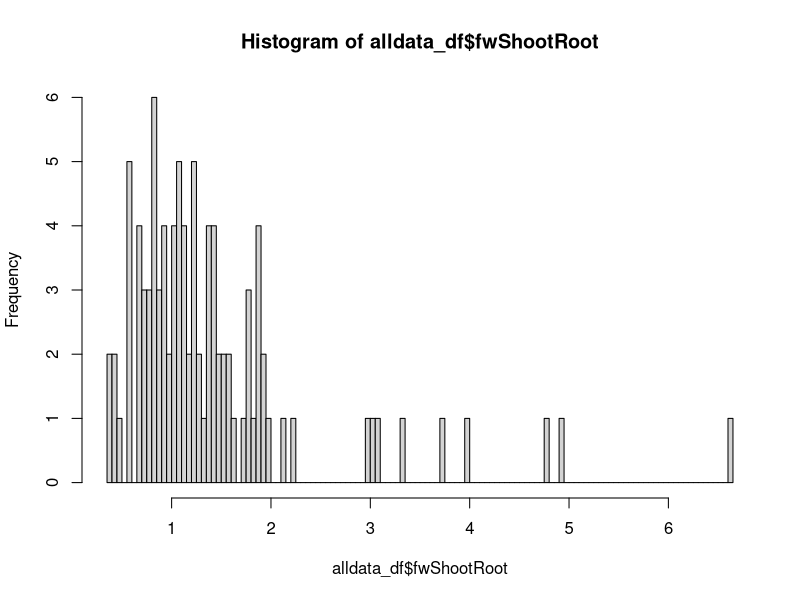
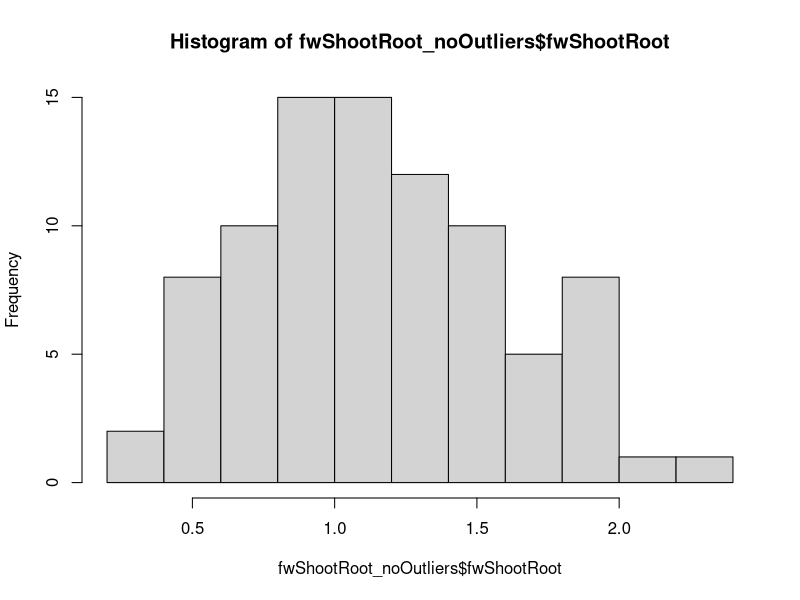
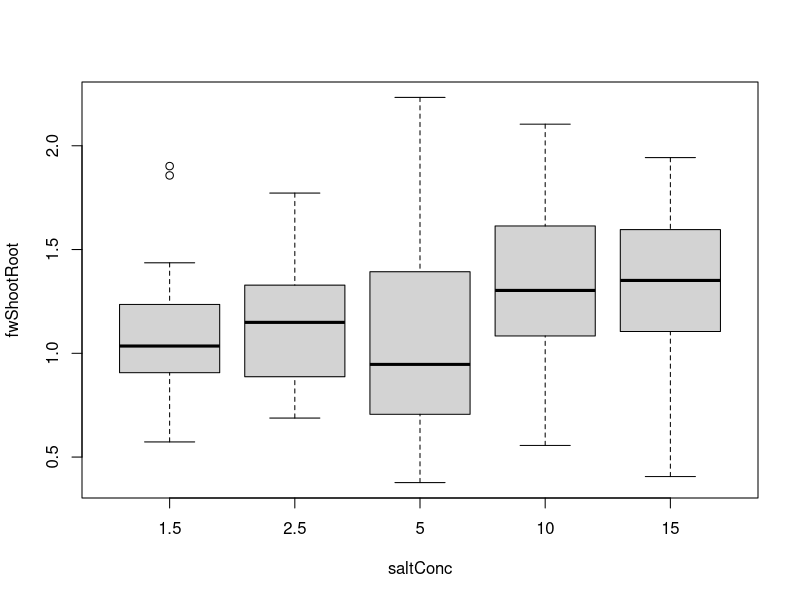
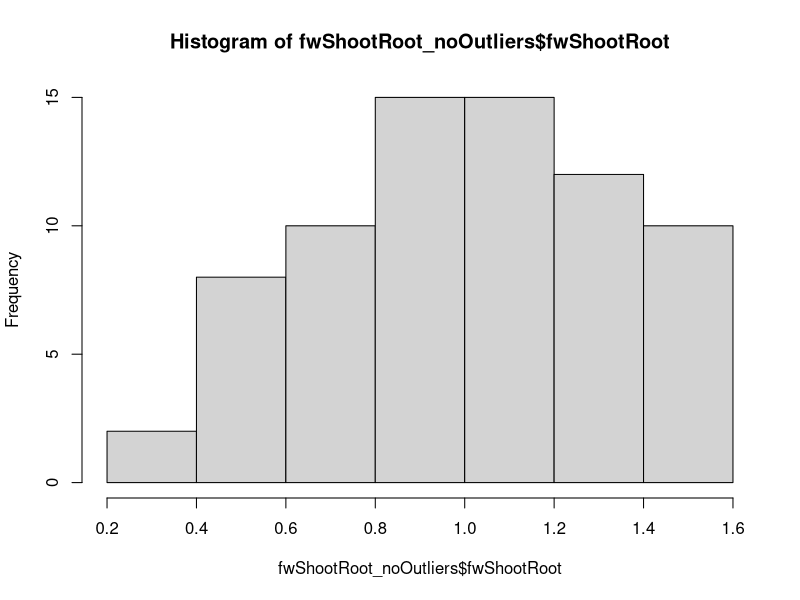
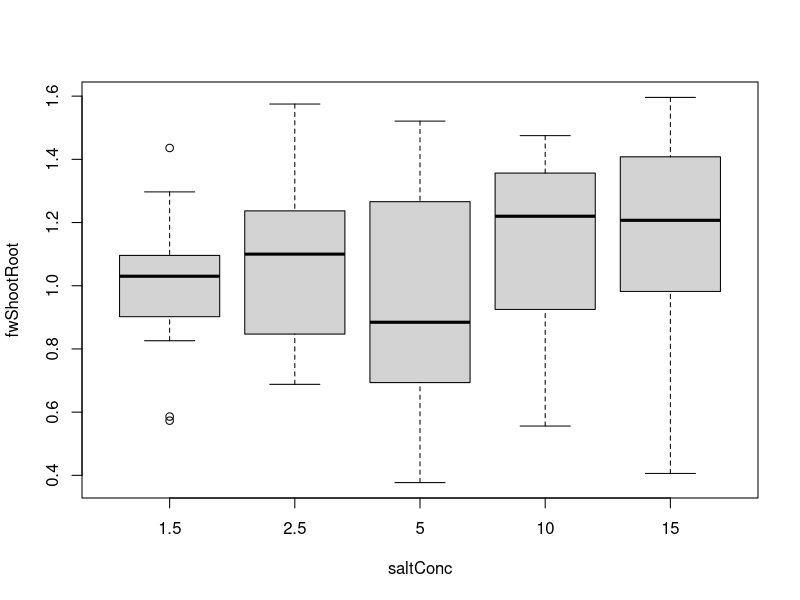
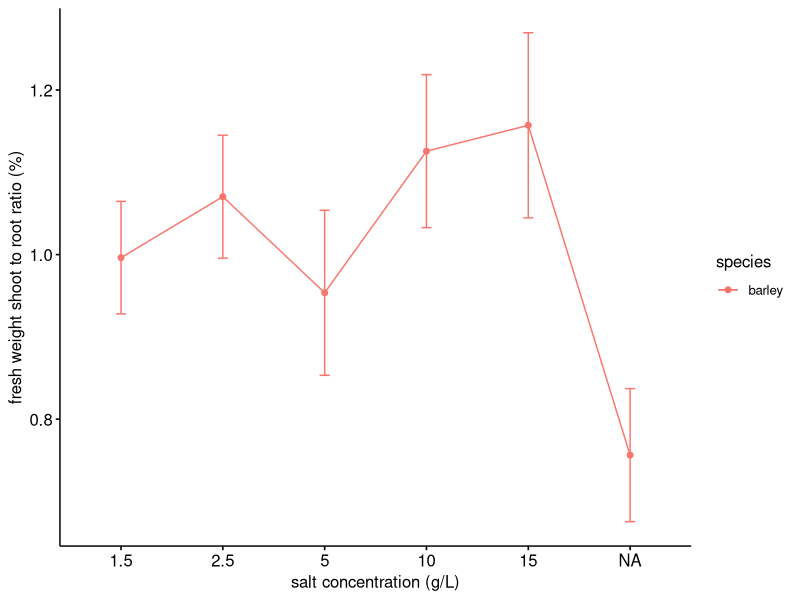
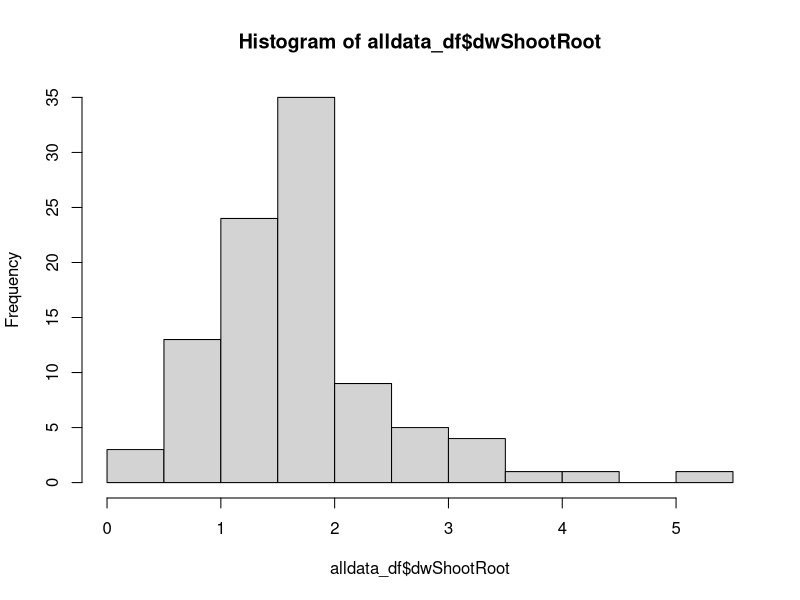
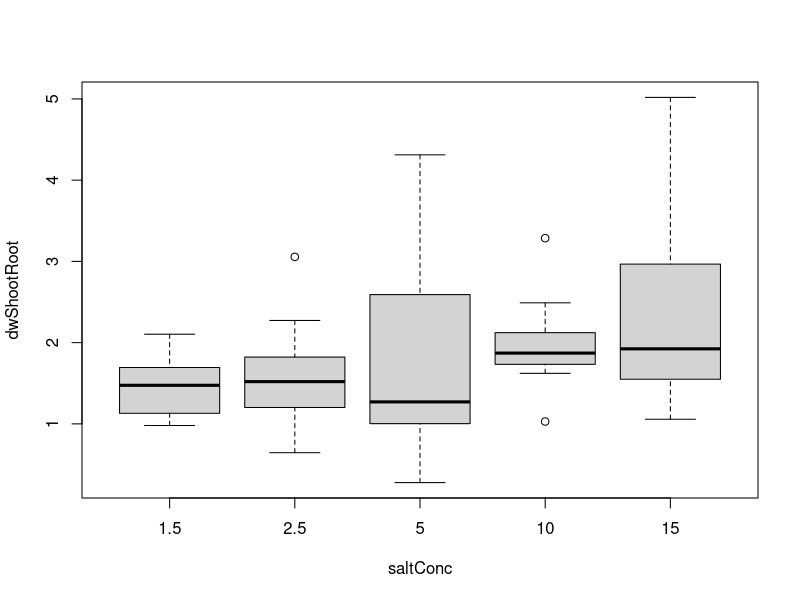

Source code (R) for these figures, in order:
# ******************************************************************************

###                     Rex and Sof's Salinity Workshop                      ###

# ******************************************************************************

# ******************************************************************************

# Salinity Data Analysis continued ----------------

# ******************************************************************************

### PLEASE NOTE THAT USING THIS CODE WILL VOID YOUR CHANCE AT GETTING AN HD FOR 
### THIS PART OF THE ASSIGNMENT

# first, we're going to clear the data from our global environment, so we have a 
# fresh start

rm(list = ls())

# and load our libraries
library(ggpubr)
library(dplyr)
library(car)

# Let's import our data

all_data <- na.omit(data.frame(read.csv("Salinity_data.csv")))  
# read.csv will import the data from our working directory
head(all_data) 
# note that we now have all_data in our global environment, which is 108 observations 
# of 20 variables
# the name of our species column is a little weird, so lets sort that out:
names(all_data)[1] <- 'species'
# and we can check that everything looks as we expect it to:
str(all_data)


# Let's assign all of the variables we're going to use to their own object. 
species <- all_data$species
saltConc <- as.character(all_data$salt_conc) 
fwShootRoot <- all_data$fw_shoot_root_ratio
dwShootRoot <- all_data$dw_shoot_root_ratio
shootMoist <- all_data$shoot_moisture
rootMoist <- all_data$root_moisture
totMoist <- all_data$total_moisture

alldata_df <- cbind.data.frame(species, saltConc, fwShootRoot, dwShootRoot, 
                               shootMoist, rootMoist, totMoist)

# check all is as we expect:
str(alldata_df)

# Fresh weight root to shoot ratio ----------------------------------

### Assumption 1: data are normally distributed
shapiro.test(alldata_df$fwShootRoot)

hist(alldata_df$fwShootRoot, breaks = 100)

# woah, something whacky is happening here. Let's open our data and have a look
# what can you see is wrong? we need to remove some outliers

# first, we work out what our first and third quartiles are for our data:
quartiles <- quantile(alldata_df$fwShootRoot, probs=c(.25, .75), na.rm = FALSE) 
# and determine the interquartile range (IQR)
IQR <- IQR(alldata_df$fwShootRoot)

# Then we find our lower and upper limits:
Lower <- quartiles[1] - 1.5*IQR
Upper <- quartiles[2] + 1.5*IQR 

# and reassign any data above the lower threshold and below the upper threshold to a new dataframe, 
# which we will use for the analysis.
fwShootRoot_noOutliers <- filter(alldata_df, fwShootRoot > Lower & fwShootRoot < Upper )

#There are still some clearly horrible data in here. Let's take them out. 

# After relevant outliers are removed, we can then re-test for normality using our Shapiro-Wilk tests.
shapiro.test(fwShootRoot_noOutliers$fwShootRoot)

# much better
hist(fwShootRoot_noOutliers$fwShootRoot)

desired_salt_order <- c("1.5", "2.5", "5", "10", "15")
fwShootRoot_noOutliers$saltConc <- factor(fwShootRoot_noOutliers$saltConc, levels = desired_salt_order)
levels(fwShootRoot_noOutliers$saltConc)

boxplot(fwShootRoot ~ saltConc, data = fwShootRoot_noOutliers, 
        xlab = "saltConc",
        ylab = "fwShootRoot"
)


#This is still not great. Normally, we would go thorugh and remove the offending data in the dataset, but this will be too confusing. But again, some of the plants have been shooting atypically fast, so it's OK to take out any values that are very high, e.g. higher than 1.5:
fwShootRoot_noOutliers <- filter(alldata_df, fwShootRoot < 1.6 )

# Re-test for normality using our Shapiro-Wilk tests.
shapiro.test(fwShootRoot_noOutliers$fwShootRoot)

# much better
hist(fwShootRoot_noOutliers$fwShootRoot)

desired_salt_order <- c("1.5", "2.5", "5", "10", "15")
fwShootRoot_noOutliers$saltConc <- factor(fwShootRoot_noOutliers$saltConc, levels = desired_salt_order)
levels(fwShootRoot_noOutliers$saltConc)

boxplot(fwShootRoot ~ saltConc, data = fwShootRoot_noOutliers, 
        xlab = "saltConc",
        ylab = "fwShootRoot"
)


table(fwShootRoot_noOutliers$species, fwShootRoot_noOutliers$saltConc)

# as good as it gets. Let's proceed.

### Assumption 2: variances are homogeneous

library(car) # access the car package

leveneTest(fwShootRoot ~ species*saltConc, data = fwShootRoot_noOutliers)

### two-way ANOVA

fwShootRoot.aov <- aov(fwShootRoot ~ saltConc, data = fwShootRoot_noOutliers)
summary(fwShootRoot.aov)
#have a good look at this. What is this telling us - what follow-on tests are appropriate, which are not?

# we can generate some summary statistics for our response data, depending on our two factors:
require("dplyr")
group_by(fwShootRoot_noOutliers, species, saltConc) %>%
  summarise(count = n(),mean = mean(fwShootRoot, na.rm = TRUE),
            sd = sd(fwShootRoot, na.rm = TRUE))

# post-hoc test

TukeyHSD(fwShootRoot.aov, which = "saltConc")
# when interpreting the output, diff: difference between means of the two groups, 
# lwr & upr: the lower and the upper end point of the confidence interval at 95%, 
# p adj: p-value after adjustment for the multiple comparisons.


### let's graph it!

ggline(fwShootRoot_noOutliers, x = "saltConc", y = "fwShootRoot", color = "species",
       add = c("mean_se"),
       xlab = "salt concentration (g/L)",
       ylab = "fresh weight shoot to root ratio (%)",
       legend = "right")

# once we're happy with our plot, we click "export" and save it in our working folder. 


# Dry weight root to shoot ratio ----------------------------------

### Assumption 1: data are normally distributed
shapiro.test(alldata_df$dwShootRoot)

hist(alldata_df$dwShootRoot)

desired_salt_order <- c("1.5", "2.5", "5", "10", "15")
alldata_df$saltConc <- factor(alldata_df$saltConc, levels = desired_salt_order)
levels(alldata_df$saltConc)

boxplot(dwShootRoot ~ saltConc, data = alldata_df, 
        xlab = "saltConc",
        ylab = "dwShootRoot"
)

# remove outliers

# first, we work out what our first and third quartiles are for our data:
quartiles <- quantile(alldata_df$dwShootRoot, probs=c(.25, .75), na.rm = FALSE) 
# and determine the interquartile range (IQR)
IQR <- IQR(alldata_df$dwShootRoot)

# Then we find our lower and upper limits:
Lower <- quartiles[1] - 1.5*IQR
Upper <- quartiles[2] + 1.5*IQR 

# and reassign any data above the lower threshold and below the upper threshold to a new dataframe, 
# which we will use for the analysis.
dwShootRoot_noOutliers <- filter(alldata_df, dwShootRoot > Lower & dwShootRoot < Upper )

# After relevant outliers are removed, we can then re-test for normality using our Shapiro-Wilk tests.
shapiro.test(dwShootRoot_noOutliers$dwShootRoot)

# much better
hist(dwShootRoot_noOutliers$dwShootRoot)


boxplot(dwShootRoot ~ saltConc, data = dwShootRoot_noOutliers, 
        xlab = "saltConc",
        ylab = "dwShootRoot"
)

#again, we have some interesting differences possibly due to anomalous plants, but we will assume that the ANOVA is robust to thes few outliers.

table(dwShootRoot_noOutliers$species, dwShootRoot_noOutliers$saltConc)


### Assumption 2: variances are homogeneous

leveneTest(dwShootRoot ~ species*saltConc, data = dwShootRoot_noOutliers)

### two-way ANOVA

dwShootRoot.aov <- aov(dwShootRoot ~ saltConc, data = dwShootRoot_noOutliers)
summary(dwShootRoot.aov)

# we can generate some summary statistics for our response data, depending on our two factors:

group_by(dwShootRoot_noOutliers, species, saltConc) %>%
  summarise(count = n(),mean = mean(dwShootRoot, na.rm = TRUE),
            sd = sd(dwShootRoot, na.rm = TRUE))

# post-hoc test

TukeyHSD(dwShootRoot.aov, which = "saltConc")
# when interpreting the output, diff: difference between means of the two groups, 
# lwr & upr: the lower and the upper end point of the confidence interval at 95%, 
# p adj: p-value after adjustment for the multiple comparisons.


### let's graph it!

ggline(dwShootRoot_noOutliers, x = "saltConc", y = "dwShootRoot", color = "species",
       add = c("mean_se"),
       xlab = "salt concentration (g/L)",
       ylab = "dry weight shoot to root ratio (%)",
       legend = "right")

# once we're happy with our plot, we click "export" and save it in our working folder.


# Shoot Moisture ----------------------------------

### Assumption 1: data are normally distributed
shapiro.test(alldata_df$shootMoist)

hist(alldata_df$shootMoist)

boxplot(shootMoist ~ saltConc, data = alldata_df, 
        xlab = "saltConc",
        ylab = "shootMoist"
)

ggboxplot(alldata_df, x = "saltConc", y = "shootMoist", color = "species")

# remove outliers

# first, we work out what our first and third quartiles are for our data:
quartiles <- quantile(alldata_df$shootMoist, probs=c(.25, .75), na.rm = FALSE) 
# and determine the interquartile range (IQR)
IQR <- IQR(alldata_df$shootMoist)

# Then we find our lower and upper limits:
Lower <- quartiles[1] - 1.5*IQR
Upper <- quartiles[2] + 1.5*IQR 

# and reassign any data above the lower threshold and below the upper threshold to a new dataframe, 
# which we will use for the analysis.
shootMoist_noOutliers <- filter(alldata_df, shootMoist > Lower & shootMoist < Upper )

# After relevant outliers are removed, we can then re-test for normality using our Shapiro-Wilk tests.
shapiro.test(shootMoist_noOutliers$shootMoist)

# much better
hist(shootMoist_noOutliers$shootMoist)

boxplot(shootMoist ~ saltConc, data = shootMoist_noOutliers, 
        xlab = "saltConc",
        ylab = "shootMoist"
)

table(shootMoist_noOutliers$species, shootMoist_noOutliers$saltConc)


### Assumption 2: variances are homogeneous

library(car) # access the car package

#What does the result mean? We will continue here and assume the ANOVA is robust, but you will be able to see why this test is significant when you look at the ggboxplot above.
leveneTest(shootMoist ~ species*saltConc, data = shootMoist_noOutliers)


### two-way ANOVA

shootMoist.aov <- aov(shootMoist ~ saltConc, data = shootMoist_noOutliers)
summary(shootMoist.aov)

# summary statistics
group_by(shootMoist_noOutliers, species, saltConc) %>%
  summarise(count = n(),mean = mean(shootMoist, na.rm = TRUE),
            sd = sd(shootMoist, na.rm = TRUE))

# post-hoc test

TukeyHSD(shootMoist.aov, which = "saltConc")
# when interpreting the output, diff: difference between means of the two groups, 
# lwr & upr: the lower and the upper end point of the confidence interval at 95%, 
# p adj: p-value after adjustment for the multiple comparisons.


### let's graph it!

ggline(shootMoist_noOutliers, x = "saltConc", y = "shootMoist", color = "species",
       add = c("mean_se"),
       xlab = "salt concentration (g/L)",
       ylab = "dry weight shoot to root ratio (%)",
       legend = "right")

# once we're happy with our plot, we click "export" and save it in our working folder.

# Root Moisture ----------------------------------

### Assumption 1: data are normally distributed
shapiro.test(alldata_df$rootMoist)

hist(alldata_df$rootMoist)

boxplot(rootMoist ~ saltConc, data = alldata_df, 
        xlab = "saltConc",
        ylab = "rootMoist"
)

# remove outliers

# first, we work out what our first and third quartiles are for our data:
quartiles <- quantile(alldata_df$rootMoist, probs=c(.25, .75), na.rm = FALSE) 
# and determine the interquartile range (IQR)
IQR <- IQR(alldata_df$rootMoist)

# Then we find our lower and upper limits:
Lower <- quartiles[1] - 1.5*IQR
Upper <- quartiles[2] + 1.5*IQR 

# and reassign any data above the lower threshold and below the upper threshold to a new dataframe, 
# which we will use for the analysis.
rootMoist_noOutliers <- filter(alldata_df, rootMoist > Lower & rootMoist < Upper )

# After relevant outliers are removed, we can then re-test for normality using our Shapiro-Wilk tests.
shapiro.test(rootMoist_noOutliers$rootMoist)

# much better
hist(rootMoist_noOutliers$rootMoist)

boxplot(rootMoist ~ saltConc, data = rootMoist_noOutliers, 
        xlab = "saltConc",
        ylab = "rootMoist"
)

table(rootMoist_noOutliers$species, rootMoist_noOutliers$saltConc)


### Assumption 2: variances are homogeneous

leveneTest(rootMoist ~ species * saltConc, data = rootMoist_noOutliers)

#Both Shapiro or Levene test are significant - so again, this needs flagging in your report. Can you think of why the variance in the lower concentrations is so much higher than in the upper ones?

### two-way ANOVA

rootMoist.aov <- aov(rootMoist ~ saltConc, data = rootMoist_noOutliers)
summary(rootMoist.aov)

# we can generate some summary statistics for our response data, depending on our two factors:

group_by(rootMoist_noOutliers, species, saltConc) %>%
  summarise(count = n(),mean = mean(rootMoist, na.rm = TRUE),
            sd = sd(rootMoist, na.rm = TRUE))

# post-hoc test

TukeyHSD(rootMoist.aov, which = "saltConc")
# when interpreting the output, diff: difference between means of the two groups, 
# lwr & upr: the lower and the upper end point of the confidence interval at 95%, 
# p adj: p-value after adjustment for the multiple comparisons.


### let's graph it!

ggline(rootMoist_noOutliers, x = "saltConc", y = "rootMoist", color = "species",
       add = c("mean_se"),
       xlab = "salt concentration (g/L)",
       ylab = "dry weight shoot to root ratio (%)",
       legend = "right")

# once we're happy with our plot, we click "export" and save it in our working folder.

# Total Moisture ----------------------------------

### Assumption 1: data are normally distributed
shapiro.test(alldata_df$totMoist)

hist(alldata_df$totMoist)

boxplot(totMoist ~ saltConc, data = alldata_df, 
        xlab = "saltConc",
        ylab = "totMoist"
)

# remove outliers

# first, we work out what our first and third quartiles are for our data:
quartiles <- quantile(alldata_df$totMoist, probs=c(.25, .75), na.rm = FALSE) 
# and determine the interquartile range (IQR)
IQR <- IQR(alldata_df$totMoist)

# Then we find our lower and upper limits:
Lower <- quartiles[1] - 1.5*IQR
Upper <- quartiles[2] + 1.5*IQR 

# and reassign any data above the lower threshold and below the upper threshold to a new dataframe, 
# which we will use for the analysis.
totMoist_noOutliers <- filter(alldata_df, totMoist > Lower & totMoist < Upper )

# After relevant outliers are removed, we can then re-test for normality using our Shapiro-Wilk tests.
shapiro.test(totMoist_noOutliers$totMoist)

# much better
hist(totMoist_noOutliers$totMoist)

boxplot(totMoist ~ saltConc, data = totMoist_noOutliers, 
        xlab = "saltConc",
        ylab = "totMoist"
)

table(totMoist_noOutliers$species, totMoist_noOutliers$saltConc)


### Assumption 2: variances are homogeneous

leveneTest(totMoist ~ species*saltConc, data = totMoist_noOutliers)


### two-way ANOVA

totMoist.aov <- aov(totMoist ~ saltConc, data = totMoist_noOutliers)
summary(totMoist.aov)

# we can generate some summary statistics for our response data, depending on our two factors:
require("dplyr")
group_by(totMoist_noOutliers, species, saltConc) %>%
  summarise(count = n(),mean = mean(totMoist, na.rm = TRUE),
            sd = sd(totMoist, na.rm = TRUE))

# post-hoc test

TukeyHSD(totMoist.aov, which = "saltConc")
# when interpreting the output, diff: difference between means of the two groups, 
# lwr & upr: the lower and the upper end point of the confidence interval at 95%, 
# p adj: p-value after adjustment for the multiple comparisons.


### let's graph it!

ggline(totMoist_noOutliers, x = "saltConc", y = "totMoist", color = "species",
       add = c("mean_se"),
       xlab = "salt concentration (g/L)",
       ylab = "dry weight shoot to root ratio (%)",
       legend = "right")

# once we're happy with our plot, we click "export" and save it in our working folder.

### well done!
